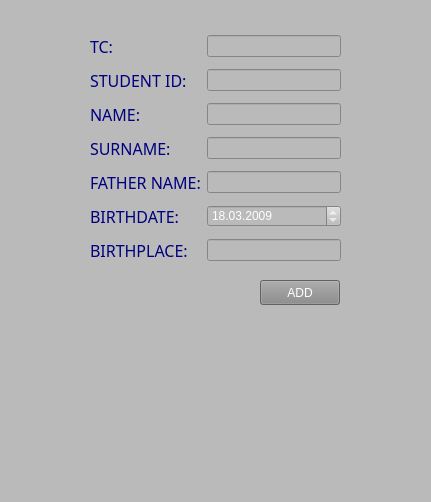
<?xml version="1.0" encoding="UTF-8"?>
<ui version="4.0">
 <class>AdminAddStudent</class>
 <widget class="QMainWindow" name="AdminAddStudent">
  <property name="geometry">
   <rect>
    <x>0</x>
    <y>0</y>
    <width>431</width>
    <height>502</height>
   </rect>
  </property>
  <property name="windowTitle">
   <string>Add Student</string>
  </property>
  <property name="styleSheet">
   <string notr="true">background-color: rgb(186, 186, 186);</string>
  </property>
  <widget class="QWidget" name="centralwidget">
   <widget class="QWidget" name="layoutWidget">
    <property name="geometry">
     <rect>
      <x>90</x>
      <y>30</y>
      <width>251</width>
      <height>237</height>
     </rect>
    </property>
    <layout class="QGridLayout" name="gridLayout">
     <item row="7" column="0">
      <widget class="QLabel" name="label_5">
       <property name="font">
        <font>
         <family>Rockwell Condensed</family>
         <pointsize>12</pointsize>
         <weight>50</weight>
         <italic>false</italic>
         <bold>false</bold>
        </font>
       </property>
       <property name="styleSheet">
        <string notr="true">font: 12pt &quot;Rockwell Condensed&quot;;
color: rgb(0, 0, 127);</string>
       </property>
       <property name="text">
        <string>BIRTHDATE:</string>
       </property>
      </widget>
     </item>
     <item row="8" column="0">
      <widget class="QLabel" name="label_6">
       <property name="font">
        <font>
         <family>Rockwell Condensed</family>
         <pointsize>12</pointsize>
         <weight>50</weight>
         <italic>false</italic>
         <bold>false</bold>
        </font>
       </property>
       <property name="styleSheet">
        <string notr="true">font: 12pt &quot;Rockwell Condensed&quot;;
color: rgb(0, 0, 127);</string>
       </property>
       <property name="text">
        <string>BIRTHPLACE:</string>
       </property>
      </widget>
     </item>
     <item row="8" column="1">
      <widget class="QLineEdit" name="txt_BirthPlace">
       <property name="styleSheet">
        <string notr="true">font: 12pt &quot;Rockwell Condensed&quot;;
color: rgb(255,255,255);</string>
       </property>
      </widget>
     </item>
     <item row="7" column="1">
      <widget class="QDateEdit" name="dateEdit">
       <property name="styleSheet">
        <string notr="true">font: 12pt &quot;Rockwell Condensed&quot;;
color: rgb(255,255,255);</string>
       </property>
       <property name="maximumDateTime">
        <datetime>
         <hour>23</hour>
         <minute>59</minute>
         <second>59</second>
         <year>2015</year>
         <month>12</month>
         <day>31</day>
        </datetime>
       </property>
       <property name="maximumDate">
        <date>
         <year>2015</year>
         <month>12</month>
         <day>31</day>
        </date>
       </property>
       <property name="minimumDate">
        <date>
         <year>1920</year>
         <month>9</month>
         <day>15</day>
        </date>
       </property>
       <property name="currentSection">
        <enum>QDateTimeEdit::DaySection</enum>
       </property>
       <property name="displayFormat">
        <string>d.MM.yyyy</string>
       </property>
       <property name="currentSectionIndex">
        <number>0</number>
       </property>
       <property name="date">
        <date>
         <year>2009</year>
         <month>3</month>
         <day>18</day>
        </date>
       </property>
      </widget>
     </item>
     <item row="6" column="0">
      <widget class="QLabel" name="label_4">
       <property name="font">
        <font>
         <family>Rockwell Condensed</family>
         <pointsize>12</pointsize>
         <weight>50</weight>
         <italic>false</italic>
         <bold>false</bold>
        </font>
       </property>
       <property name="styleSheet">
        <string notr="true">font: 12pt &quot;Rockwell Condensed&quot;;
color: rgb(0, 0, 127);</string>
       </property>
       <property name="text">
        <string>FATHER NAME:</string>
       </property>
      </widget>
     </item>
     <item row="6" column="1">
      <widget class="QLineEdit" name="txt_FatherName">
       <property name="styleSheet">
        <string notr="true">font: 12pt &quot;Rockwell Condensed&quot;;
color: rgb(255,255,255);</string>
       </property>
      </widget>
     </item>
     <item row="1" column="1">
      <widget class="QLineEdit" name="txt_StudentId">
       <property name="styleSheet">
        <string notr="true">font: 12pt &quot;Rockwell Condensed&quot;;
color: rgb(255,255,255);</string>
       </property>
      </widget>
     </item>
     <item row="1" column="0">
      <widget class="QLabel" name="label_7">
       <property name="font">
        <font>
         <family>Rockwell Condensed</family>
         <pointsize>12</pointsize>
         <weight>50</weight>
         <italic>false</italic>
         <bold>false</bold>
        </font>
       </property>
       <property name="styleSheet">
        <string notr="true">font: 12pt &quot;Rockwell Condensed&quot;;
color: rgb(0, 0, 127);</string>
       </property>
       <property name="text">
        <string>STUDENT ID:</string>
       </property>
      </widget>
     </item>
     <item row="2" column="1">
      <widget class="QLineEdit" name="txt_Name">
       <property name="styleSheet">
        <string notr="true">font: 12pt &quot;Rockwell Condensed&quot;;
color: rgb(255,255,255);</string>
       </property>
      </widget>
     </item>
     <item row="0" column="0">
      <widget class="QLabel" name="label">
       <property name="font">
        <font>
         <family>Rockwell Condensed</family>
         <pointsize>12</pointsize>
         <weight>50</weight>
         <italic>false</italic>
         <bold>false</bold>
        </font>
       </property>
       <property name="styleSheet">
        <string notr="true">font: 12pt &quot;Rockwell Condensed&quot;;
color: rgb(0, 0, 127);</string>
       </property>
       <property name="text">
        <string>TC:</string>
       </property>
      </widget>
     </item>
     <item row="0" column="1">
      <widget class="QLineEdit" name="txt_Tc">
       <property name="styleSheet">
        <string notr="true">font: 12pt &quot;Rockwell Condensed&quot;;
color: rgb(255,255,255);</string>
       </property>
      </widget>
     </item>
     <item row="2" column="0">
      <widget class="QLabel" name="label_2">
       <property name="font">
        <font>
         <family>Rockwell Condensed</family>
         <pointsize>12</pointsize>
         <weight>50</weight>
         <italic>false</italic>
         <bold>false</bold>
        </font>
       </property>
       <property name="styleSheet">
        <string notr="true">font: 12pt &quot;Rockwell Condensed&quot;;
color: rgb(0, 0, 127);</string>
       </property>
       <property name="text">
        <string>NAME:</string>
       </property>
      </widget>
     </item>
     <item row="3" column="1">
      <widget class="QLineEdit" name="txt_Surname">
       <property name="styleSheet">
        <string notr="true">font: 12pt &quot;Rockwell Condensed&quot;;
color: rgb(255,255,255);</string>
       </property>
      </widget>
     </item>
     <item row="3" column="0">
      <widget class="QLabel" name="label_3">
       <property name="font">
        <font>
         <family>Rockwell Condensed</family>
         <pointsize>12</pointsize>
         <weight>50</weight>
         <italic>false</italic>
         <bold>false</bold>
        </font>
       </property>
       <property name="styleSheet">
        <string notr="true">font: 12pt &quot;Rockwell Condensed&quot;;
color: rgb(0, 0, 127);</string>
       </property>
       <property name="text">
        <string>SURNAME:</string>
       </property>
      </widget>
     </item>
    </layout>
   </widget>
   <widget class="QPushButton" name="btn_Add">
    <property name="geometry">
     <rect>
      <x>260</x>
      <y>280</y>
      <width>80</width>
      <height>25</height>
     </rect>
    </property>
    <property name="styleSheet">
     <string notr="true">background-color: rgb(136, 136, 136);
color: rgb(255, 255, 255);
font: 12pt &quot;Rockwell Condensed&quot;;</string>
    </property>
    <property name="text">
     <string>ADD</string>
    </property>
   </widget>
   <widget class="QLabel" name="label_8">
    <property name="geometry">
     <rect>
      <x>150</x>
      <y>320</y>
      <width>141</width>
      <height>131</height>
     </rect>
    </property>
    <property name="styleSheet">
     <string notr="true">image: url(:/newPrefix/Aydin.png);
image: url(:/newPrefix/Aydin.png);
image: url(:/newPrefix/Aydin.png);
image: url(:/newPrefix/Aydin.png);
image: url(:/newPrefix/Aydin.png);
image: url(:/newPrefix/Aydin.png);</string>
    </property>
    <property name="text">
     <string/>
    </property>
   </widget>
  </widget>
  <widget class="QMenuBar" name="menubar">
   <property name="geometry">
    <rect>
     <x>0</x>
     <y>0</y>
     <width>431</width>
     <height>21</height>
    </rect>
   </property>
  </widget>
  <widget class="QStatusBar" name="statusbar"/>
 </widget>
 <resources>
  <include location="../../../../Documents/masaüstü/asd.qrc"/>
 </resources>
 <connections/>
</ui>
